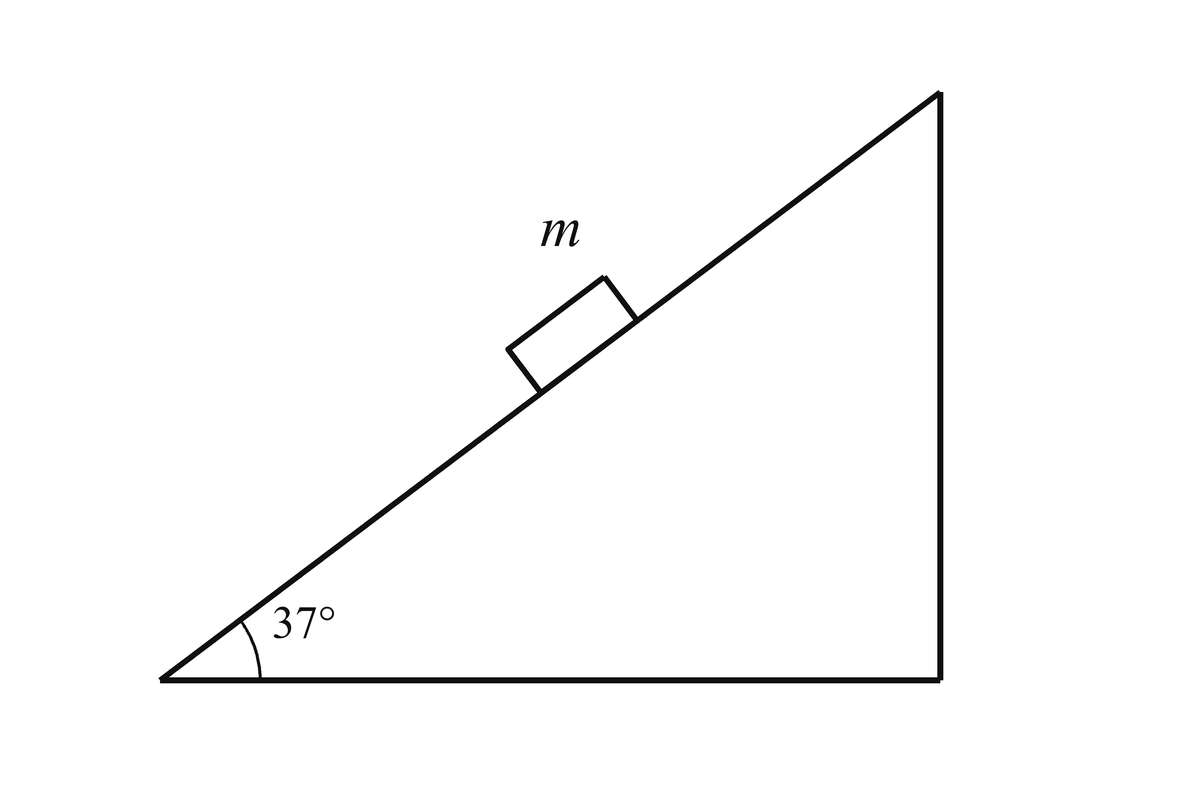
#> input picture examples/incline-static/figures/fig-1.png, 1200 x 800 px
$ python -i intake.py   (imports and definitions only)
#> lines starting #> are read from the running program, lines starting #| are printed output that depends on the picture; after the words box and inside, x2 and y2 are one past the last pixel; in counts of white or black regions, pixels touching at a corner belong together
#> further down, picture is the input picture: PIL image 1200x800 RGB; min 0, max 255, mean 251
# -*- coding: utf-8 -*-
"""One call does the whole intake: work folder, source copy, hash, contact sheet, stubs.

Instead of a dozen small probes (crop here, zoom there, re-encode, hash), this
script produces everything needed to *read* the question in a single image and
a single report:

* ``source/original.png``   - untouched copy (converted to PNG only if needed)
* ``source/contact.png``    - full view + N zoomed tiles, one image to read
* ``manifest.json``         - stub with sha256, size, rights (skipped if present)
* ``text/question.json``    - stub with id/subject/grade/source filled in
* a printed report          - sha256, ink bbox, an ink-density map, and the
                              next three actions

CLI
---
    python intake.py page.jpg --id 20261105-math-solid-geometry-004 \
        --subject mathematics --grade 高中二年级
    python intake.py page.jpg --id ... --box 508,0,696,97 --box 545,82,700,118

``--box`` adds an extra zoom tile for a region you already care about (the
figure, the answer blank); it is cheap, so pass several if the page is dense.
"""
from __future__ import annotations

import argparse
import hashlib
import json
import sys
from pathlib import Path

try:
    from PIL import Image, ImageDraw
except Exception:  # pragma: no cover
    Image = None

try:  # shared italic serif font helper
    from draw_solid import _font
except Exception:  # pragma: no cover
    def _font(size):
        return None


WIDE_ASPECT = 2.2


# [6 lines left out: function sha256_of, not called in this run]


def _ink_mask(im):
    """Binary ink mask with a background estimate that survives photos.

    A phone photo of paper has a grey, uneven background, so a fixed 235
    threshold marks the whole page as ink. Estimate the background from the
    bright end of the histogram instead.
    """
    g = im.convert("L")
    hist = g.histogram()
#> hist = 256 values, max 935666 at index 255, min 0 at index 52, mean 3750
    total = sum(hist)
#> total = 960000
    acc, bg = 0, 255
    for value in range(255, -1, -1):
        acc += hist[value]
        if acc >= total * 0.90:
            bg = value
            break
#> this loop made 1 pass
#> acc on pass 1: 935666
#> after the loop, acc = 935666
    thr = max(150, min(235, bg - 28))
    return g.point(lambda v: 255 if v < thr else 0), thr


# [4 lines left out: function ink_bbox, not called in this run]


def ink_map(im, cols=8, rows=4) -> list:
    """Coarse ink density in percent, so a crop can be chosen without new probes."""
    mask, _ = _ink_mask(im)
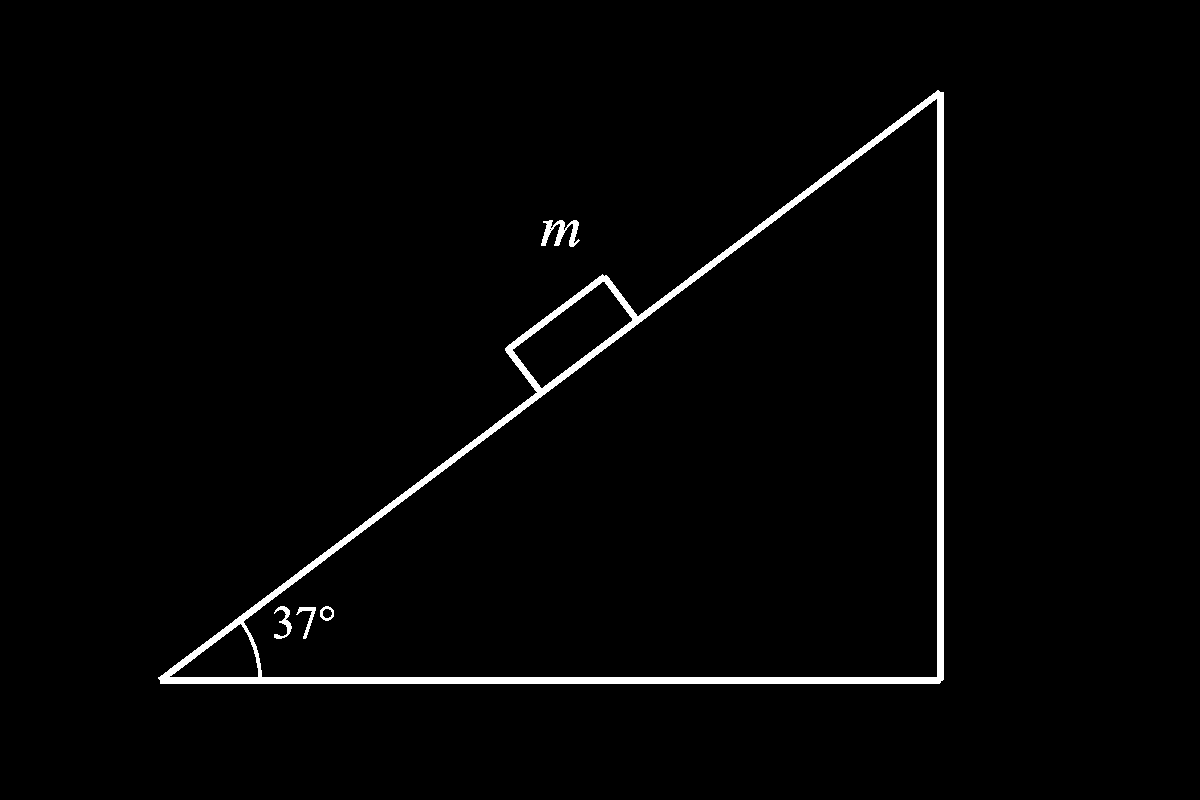
#> mask: PIL image 1200x800 L; 1.9% white; 5 white regions, box (x1, y1, x2, y2) and area: (158, 90, 944, 684) 17525, (541, 220, 580, 247) 500, (274, 606, 292, 639) 220, (296, 607, 316, 639) 183, (320, 606, 334, 621) 101
    small = mask.resize((cols * 40, rows * 40))
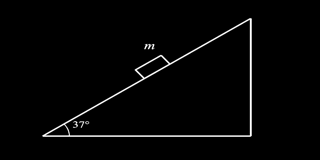
#> small: PIL image 320x160 L; min 0, max 255, mean 5
    out = []
    for r in range(rows):
        row = []
        for c in range(cols):
            box = (c * 40, r * 40, (c + 1) * 40, (r + 1) * 40)
            cell = small.crop(box)
            hist = cell.histogram()
            row.append(round(100.0 * hist[255] / max(1, cell.width * cell.height), 1))
        out.append(row)
#> after the loop, out = [[0, 0, 0, 0, 0, 0.5, 1.4, 0], [0, 0, 0, 1, 1.2, 0.1, 2.5, 0], [0, 0.2, 0.8, 0.4, 0, 0, 2.5, 0], [0, 0.6, 0, 0, 0, 0, 1, 0]]
    return out


# [203 lines left out: functions _fit, _tile_boxes, contact_sheet, question_stub, manifest_stub, main, not called in this run]


# [2 lines not run here, left out]

>>> from PIL import Image
>>> picture = Image.open('../examples/incline-static/figures/fig-1.png')
>>> result = ink_map(picture)
#> result has the same summary as out in ink_map
